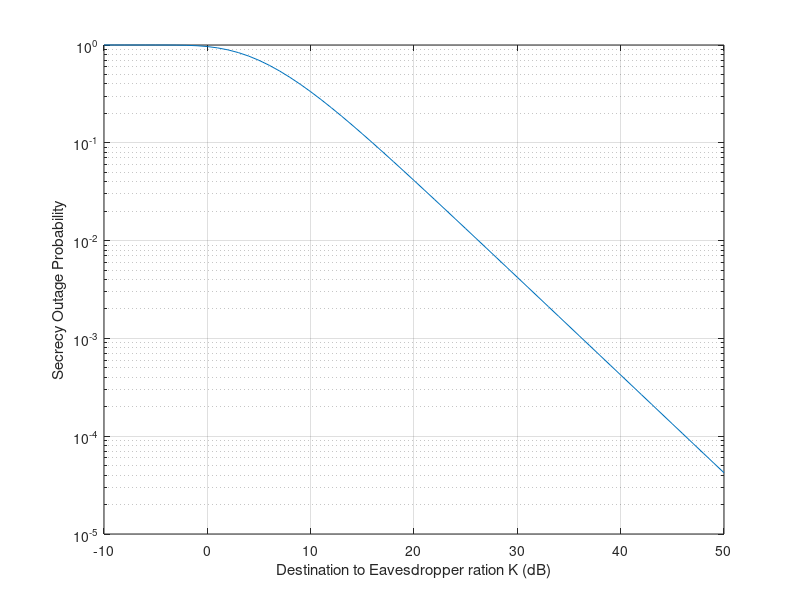

The MATLAB script that drew this image:
thresholdCapacity = 1;
lambda = 2^thresholdCapacity;

snrmax = 60;
snrmin = -60;
random_snrs = rand(1000, 1) * (snrmax - snrmin) + snrmin;

Kdb = -10:50;
K = 10.^(Kdb./10);

avgSNR_eve = mean(random_snrs);
avgSNR_dest = K.*avgSNR_eve;

f1 = exp((-lambda+1)./avgSNR_dest);
f2 = avgSNR_dest./(lambda*avgSNR_eve+avgSNR_dest);

sop = 1 - f1.*f2;

semilogy(Kdb, sop);
ylabel('Secrecy Outage Probability');
xlabel('Destination to Eavesdropper ration K (dB)');

% %% for a grater threshold capacity
% thresholdCapacity = 2:5;
% lambda = 2.^thresholdCapacity;
% 
% for i=lambda
%     f1 = exp((-i+1)./avgSNR_dest);
%     f2 = avgSNR_dest./(i*avgSNR_eve+avgSNR_dest);
%     sop = 1 - f1.*f2;
%     hold on;
%     semilogy(Kdb, sop);
%     hold off;
% end
grid on;